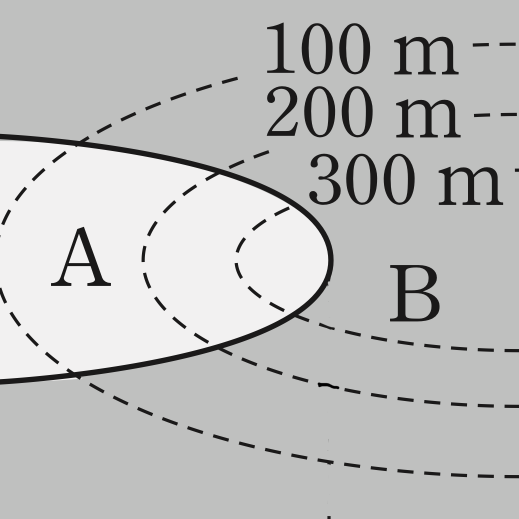
#> input picture images/g2.png, 1038 x 1038 px (shown at 1/2 size)
$ python 03-contours.py
#> lines starting #> are read from the running program, lines starting #| are printed output that depends on the picture
import matplotlib.pyplot as plt
import numpy as np
plt.rcParams["figure.figsize"] = (10,10)

def parabola(p, center_x, center_y, Y):
    X = center_x + (1 / (4 * p)) * ((Y - center_y) ** 2)
    return X

fig, ax = plt.subplots(subplot_kw={"projection": "3d"})
ax.set_xlim([0, 1036])
ax.set_ylim([0, 1036])
ax.set_zlim([0, 500])

# draw an image
img = plt.imread("../images/g2.png")
#> img is the input picture: shape (1038, 1038, 4) float32; mean R, G, B, A 0.749, 0.749, 0.748, 1
X, Y = np.ogrid[0:img.shape[0], 0:img.shape[1]]
#> X = 1038 values from 0 to 1037
img = img[-Y,X]
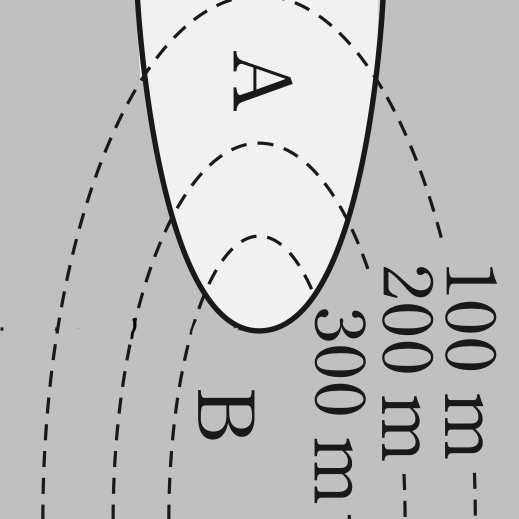
#> img: shape (1038, 1038, 4) float32 (shown at 1/2 size); mean R, G, B, A 0.75, 0.749, 0.749, 1
Z = np.zeros_like(X)
#> Z = 1038 values from 0 to 0
ax.plot_surface(X, Y, Z, rstride=5, cstride=5, facecolors=img)

values = [
    # (p, x_start, height)
    (60, -10, 100),
    (40, 290, 200),
    (20, 470, 300),
]

# draw contours
for v in values:
    Y = np.arange(0, 1036, 0.5)
    X = parabola(v[0], v[1], 1036 / 2, Y)
    Z = np.full((len(X)), v[2])
    ax.scatter(X, Y, Z, edgecolor="brown", alpha=0.5)

plt.savefig("../images/3d_g2_w_contours_fixed.png", bbox_inches="tight")
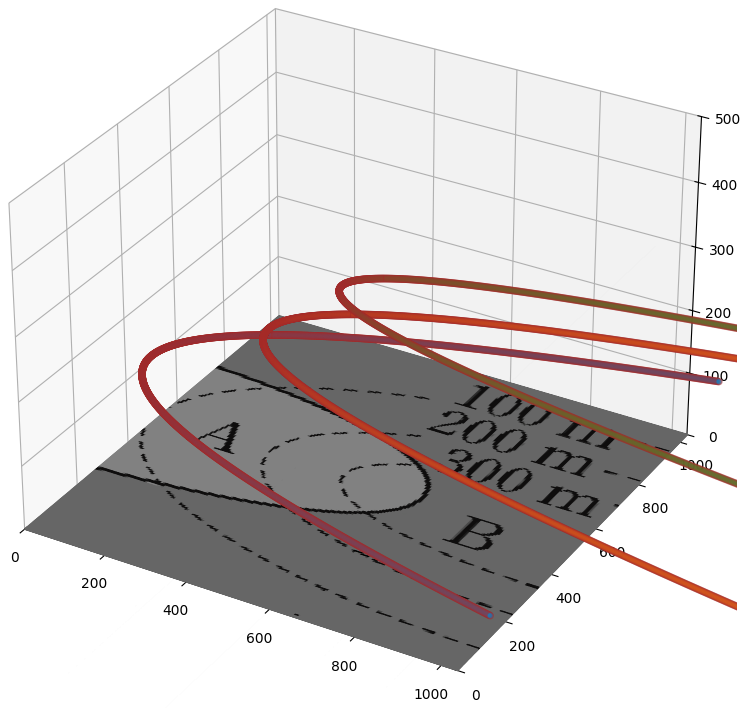
#> figure drawn by matplotlib, 1 panel
print("\ndone")
